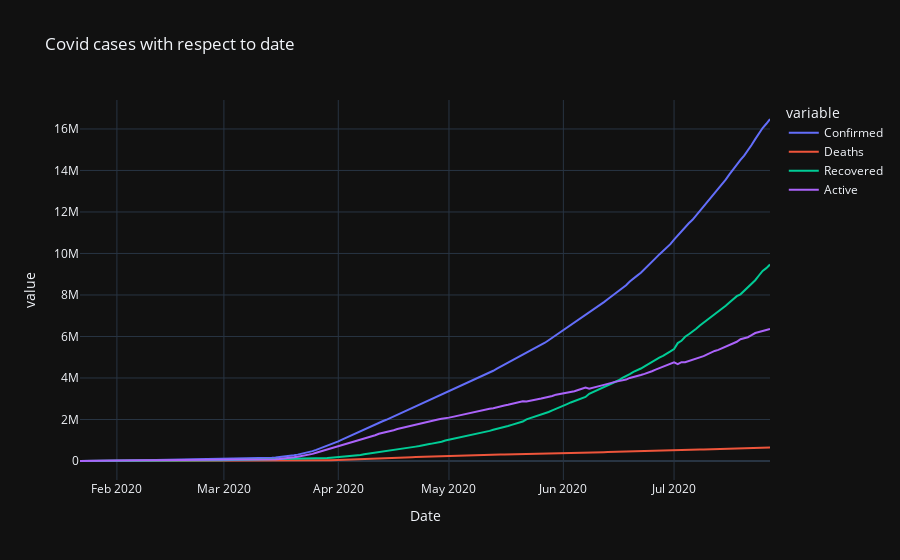

Write notebook code for a chart like this one.
### Code cell
px.line(day_wise,x='Date',y=['Confirmed', 'Deaths', 'Recovered', 'Active'],
    title='Covid cases with respect to date', template='plotly_dark')

### Figure 1 — Plotly figure (JSON) as saved in the notebook; plotly's stock layout.template omitted (floating-point values rounded to 4 significant figures; data arrays with more than 128 entries replaced by an {"elided": "..."} marker saying what was removed)
{"data": [{"hovertemplate": "variable=Confirmed<br>Date=%{x}<br>value=%{y}<extra></extra>", "legendgroup": "Confirmed", "line": {"color": "#636efa", "dash": "solid"}, "marker": {"symbol": "circle"}, "mode": "lines", "name": "Confirmed", "orientation": "v", "showlegend": true, "type": "scatter", "x": {"elided": "188 str values"}, "xaxis": "x", "y": {"elided": "188 int values"}, "yaxis": "y"}, {"hovertemplate": "variable=Deaths<br>Date=%{x}<br>value=%{y}<extra></extra>", "legendgroup": "Deaths", "line": {"color": "#EF553B", "dash": "solid"}, "marker": {"symbol": "circle"}, "mode": "lines", "name": "Deaths", "orientation": "v", "showlegend": true, "type": "scatter", "x": {"elided": "188 str values"}, "xaxis": "x", "y": {"elided": "188 int values"}, "yaxis": "y"}, {"hovertemplate": "variable=Recovered<br>Date=%{x}<br>value=%{y}<extra></extra>", "legendgroup": "Recovered", "line": {"color": "#00cc96", "dash": "solid"}, "marker": {"symbol": "circle"}, "mode": "lines", "name": "Recovered", "orientation": "v", "showlegend": true, "type": "scatter", "x": {"elided": "188 str values"}, "xaxis": "x", "y": {"elided": "188 int values"}, "yaxis": "y"}, {"hovertemplate": "variable=Active<br>Date=%{x}<br>value=%{y}<extra></extra>", "legendgroup": "Active", "line": {"color": "#ab63fa", "dash": "solid"}, "marker": {"symbol": "circle"}, "mode": "lines", "name": "Active", "orientation": "v", "showlegend": true, "type": "scatter", "x": {"elided": "188 str values"}, "xaxis": "x", "y": {"elided": "188 int values"}, "yaxis": "y"}], "layout": {"legend": {"title": {"text": "variable"}, "tracegroupgap": 0}, "title": {"text": "Covid cases with respect to date"}, "xaxis": {"anchor": "y", "domain": [0, 1], "title": {"text": "Date"}}, "yaxis": {"anchor": "x", "domain": [0, 1], "title": {"text": "value"}}}}
